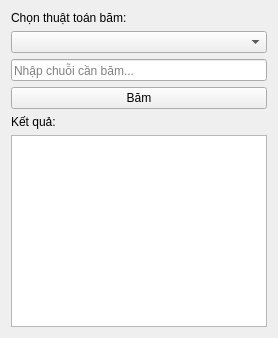
<?xml version="1.0" encoding="UTF-8"?>
<ui version="4.0">
 <class>HashGUI</class>
 <widget class="QWidget" name="HashGUI">
  <property name="windowTitle">
   <string>Hash Functions GUI</string>
  </property>
  <layout class="QVBoxLayout" name="verticalLayout">
   <item>
    <widget class="QLabel" name="label_algo">
     <property name="text">
      <string>Chọn thuật toán băm:</string>
     </property>
    </widget>
   </item>
   <item>
    <widget class="QComboBox" name="combo"/>
   </item>
   <item>
    <widget class="QLineEdit" name="inputBox">
     <property name="placeholderText">
      <string>Nhập chuỗi cần băm...</string>
     </property>
    </widget>
   </item>
   <item>
    <widget class="QPushButton" name="hashButton">
     <property name="text">
      <string>Băm</string>
     </property>
    </widget>
   </item>
   <item>
    <widget class="QLabel" name="label_result">
     <property name="text">
      <string>Kết quả:</string>
     </property>
    </widget>
   </item>
   <item>
    <widget class="QTextEdit" name="resultBox">
     <property name="readOnly">
      <bool>true</bool>
     </property>
    </widget>
   </item>
  </layout>
 </widget>
 <resources/>
 <connections/>
</ui>
